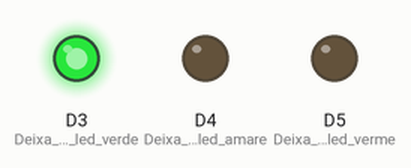
Simulated run of this sketch. Board: ESP8266 (NodeMCU). Parts: output pins drawn as LEDs (lit = HIGH).

Above: at 0.5 s.
At 1.5 s:
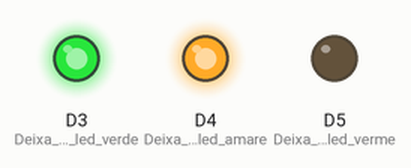
At 2.5 s:
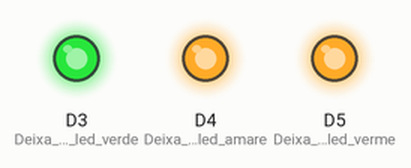
At 3.5 s:
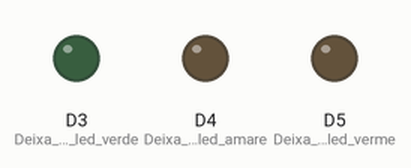
Timing chart, 0 to 5.2 s (numbered marks = the images above):
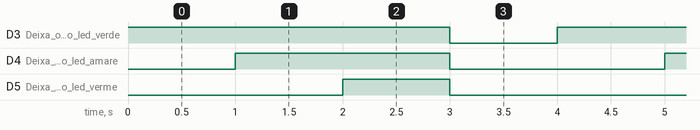

The sketch:

nodemcu-led.ino
```cpp
void setup() {
  pinMode(D3, OUTPUT); //Deixa o pino do led verde em modo de saida
  pinMode(D4, OUTPUT); //Deixa o pino do led amarelo em modo de saida
  pinMode(D5, OUTPUT); //Deixa o pino do led vermelho em modo de saida
}

void loop() {
  digitalWrite(D3, HIGH); // liga o led verde
  delay(1000);            // espera 1 segundo
  digitalWrite(D4, HIGH); // liga o led amarelo
  delay(1000);            // espera 1 segundo
  digitalWrite(D5, HIGH); // liga o led vermelho
  delay(1000);            // espera 1 segundo
  digitalWrite(D3, LOW);  // desliga o led verde
  digitalWrite(D4, LOW);  // desliga o led amarelo
  digitalWrite(D5, LOW);  // desliga o led vermelho
  delay(1000);
}
```

Measured:
- by itself, D3 (Deixa_o_pino_do_led_verde): alternates HIGH for 3.0 s and LOW for 1.0 s
- by itself, D4 (Deixa_o_pino_do_led_amare): alternates HIGH for 2.0 s and LOW for 2.0 s
- by itself, D5 (Deixa_o_pino_do_led_verme): alternates HIGH for 1.0 s and LOW for 3.0 s
